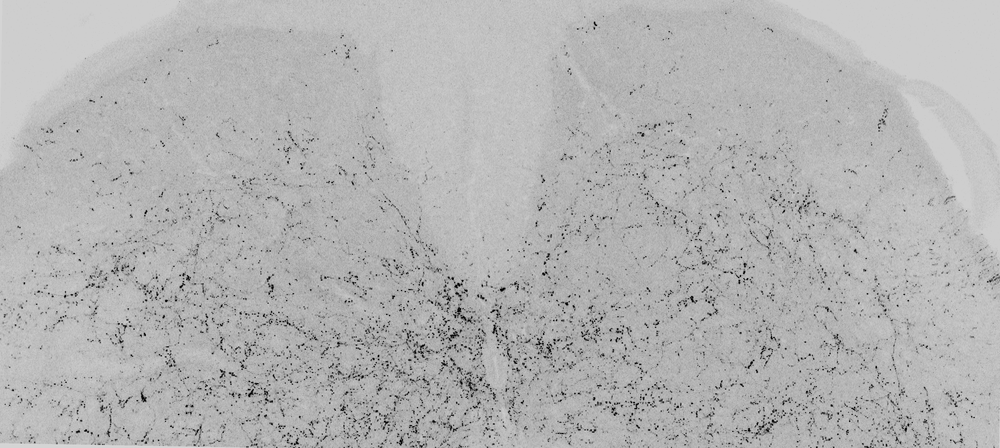
#> input picture pictures/TRAP2-Ai14 Heat GiA descending L5 10X2.png, 1000 x 448 px, shrunk from 3976 x 1780 before the run, found by its file name
$ jupyter execute --allow-errors main.ipynb
#> lines starting #> are read from the running program, lines starting #| are printed output that depends on the picture; after the words box and inside, x2 and y2 are one past the last pixel; in counts of white or black regions, pixels touching at a corner belong together
[cell 1]
import cv2

from matplotlib import pyplot as plt
from scipy.ndimage.filters import gaussian_filter
from scipy.spatial import cKDTree
import matplotlib.cm as cm
import numpy as np
import pandas as pd
import seaborn as sns
import copy


from skimage.morphology import skeletonize
from skimage import data
import matplotlib.pyplot as plt
from skimage.util import invert


file = "E:/heatmap/pictures/TRAP2-Ai14 Heat GiA descending L5 10X2.png"

[cell 2]
drawing=False # true if mouse is pressed
mode=True # if True, draw rectangle. Press 'm' to toggle to curve

# mouse callback function
def begueradj_draw(event,former_x,former_y,flags,param):
    global current_former_x,current_former_y,drawing, mode

    if event==cv2.EVENT_LBUTTONDOWN:
        drawing=True
        current_former_x,current_former_y=former_x,former_y

    elif event==cv2.EVENT_MOUSEMOVE:
        if drawing==True:
            if mode==True:
                cv2.line(im,(current_former_x,current_former_y),(former_x,former_y),(0,0,0),2)
                current_former_x = former_x
                current_former_y = former_y
                #print former_x,former_y
    elif event==cv2.EVENT_LBUTTONUP:
        drawing=False
        if mode==True:
            cv2.line(im,(current_former_x,current_former_y),(former_x,former_y),(0,0,0),2)
            current_former_x = former_x
            current_former_y = former_y
    return former_x,former_y


im = cv2.imread(file)
#> im is the input picture: shape (448, 1000, 3); min 0, max 222, mean 179.4
cache = copy.deepcopy(im)
cv2.namedWindow("TRACE DORSAL HORN", cv2.WINDOW_NORMAL)
cv2.setMouseCallback('TRACE DORSAL HORN',begueradj_draw)
while(1):
    cv2.imshow('TRACE DORSAL HORN',im)
    k=cv2.waitKey(1)&0xFF
#> (key Esc is pressed here)
    if k==27:
        im = copy.deepcopy(cache)
        cv2.imshow('TRACE DORSAL HORN',im)
    elif k==13:
        towrite = file[0:-4] + " border" + file[-4:]
        cv2.imwrite(towrite, im)
        break
    elif k==8:
        break
cv2.destroyAllWindows()

[cell 3]
#src = cv2.imread(towrite, cv2.IMREAD_GRAYSCALE)
thresh = 0
maxValue = 255
th, dst = cv2.threshold(im, thresh, maxValue, cv2.THRESH_BINARY)
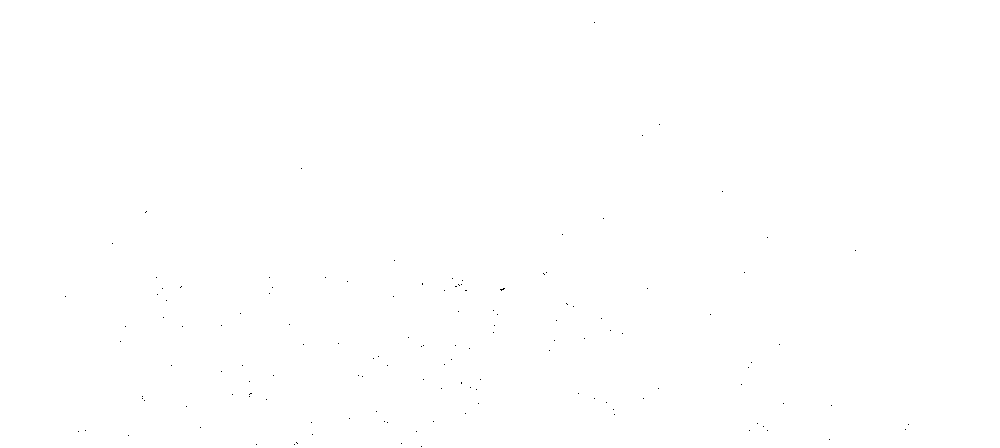
#> dst: shape (448, 1000, 3); 100% white; black in thin lines or dots, all inside (x1, y1, x2, y2) = (65, 22, 909, 447)
#> th = 0

def thresh_slide(x):
    global im, dst
    thresh = x
    th, dst = cv2.threshold(im, x, maxValue, cv2.THRESH_BINARY)
    img = np.concatenate((dst, im), axis=1)
    cv2.imshow('THRESH_WINDOW', img)


cv2.namedWindow('THRESH_WINDOW', cv2.WINDOW_NORMAL)
cv2.createTrackbar('TRACKBAR', 'THRESH_WINDOW', 0, 200, thresh_slide)

#cv2.imshow('THRESH', dst)
cv2.waitKey(0)

towrite = file[0:-4] + " thresholded" + file[-4:]
cv2.imwrite(towrite, dst)
cv2.destroyAllWindows()

[cell 4]
# img = cv2.imread(towrite)
# img = cv2.cvtColor(img, cv2.COLOR_BGR2GRAY)
dst = cv2.cvtColor(dst, cv2.COLOR_BGR2GRAY)
thresh_inv = 255-dst

contours = cv2.findContours(thresh_inv, cv2.RETR_EXTERNAL, cv2.CHAIN_APPROX_SIMPLE)
#> contours = 131 contours, all with area under 20
contours = contours[0] if len(contours) == 2 else contours[1]
big_contour = max(contours, key=cv2.contourArea)
#> big_contour = [[503, 288], [502, 289], [500, 289], [501, 290], [502, 289], [503, 289], [504, 288]]

mask = np.zeros(dst.shape, dtype=np.uint8)
cv2.drawContours(mask, [big_contour], 0, (255,255,255), cv2.FILLED)
#> mask: shape (448, 1000); 0% white in thin lines or dots, all inside (x1, y1, x2, y2) = (500, 288, 505, 291)

mask_inv = 255 - mask

# create new (white) background
bckgnd = np.full_like(dst, 255)

image_masked = cv2.bitwise_and(dst, dst, mask=mask)
#> image_masked: shape (448, 1000); every value is 0

# apply inverse mask to background
bckgnd_masked = cv2.bitwise_and(bckgnd, bckgnd, mask=mask_inv)
#> bckgnd: shape (448, 1000); every value is 255

result = cv2.add(image_masked, bckgnd_masked)

cv2.namedWindow('contours', cv2.WINDOW_NORMAL)
cv2.imshow("contours", result)

towrite = file[0:-4] + " masked" + file[-4:]
cv2.imwrite(towrite, result)
cv2.waitKey(0)
cv2.destroyAllWindows()

[cell 5]
result = cv2.imread(towrite)
result_gray = cv2.cvtColor(result, cv2.COLOR_BGR2GRAY)
contours, hier = cv2.findContours(result_gray, cv2.RETR_LIST, cv2.CHAIN_APPROX_SIMPLE)
#> contours = 2 contours, 1 with area under 20; largest, box (x1, y1, x2, y2) and area: (0, 0, 1000, 448) 446553

#erase drawn contour
#> (the rest of this cell did not finish here and is left out)

[cell 6]
def skeletonize(img):
    """ OpenCV function to return a skeletonized version of img, a Mat object"""

    #  hat tip to http://felix.abecassis.me/2011/09/opencv-morphological-skeleton/

    img = img.copy() # don't clobber original
    skel = img.copy()

    skel[:,:] = 0
    kernel = cv2.getStructuringElement(cv2.MORPH_CROSS, (3,3))

    while True:
        eroded = cv2.morphologyEx(img, cv2.MORPH_ERODE, kernel)
        temp = cv2.morphologyEx(eroded, cv2.MORPH_DILATE, kernel)
        temp  = cv2.subtract(img, temp)
        skel = cv2.bitwise_or(skel, temp)
        img[:,:] = eroded[:,:]
        if cv2.countNonZero(img) == 0:
            break
#> skel: shape (448, 1000); 0% white in thin lines or dots

    return skel

result = cv2.imread(towrite)
result_gray = cv2.cvtColor(result, cv2.COLOR_BGR2GRAY)
skel = skeletonize(result_gray)

cv2.imshow("skeleton", skel)
cv2.waitKey(0)

towrite = file[0:-4] + " skeleton" + file[-4:]
cv2.imwrite(towrite, skel)
cv2.destroyAllWindows()

[cell 7]
image = invert(result_gray)

# perform skeletonization
skeleton = skeletonize(image)

# display results
fig, axes = plt.subplots(nrows=1, ncols=2, figsize=(8, 4),
                         sharex=True, sharey=True)

ax = axes.ravel()

ax[0].imshow(image, cmap=plt.cm.gray)
ax[0].axis('off')
ax[0].set_title('original', fontsize=20)

ax[1].imshow(skeleton, cmap=plt.cm.gray)
ax[1].axis('off')
ax[1].set_title('skeleton', fontsize=20)

fig.tight_layout()
plt.rcParams['figure.dpi'] = 800
plt.show()
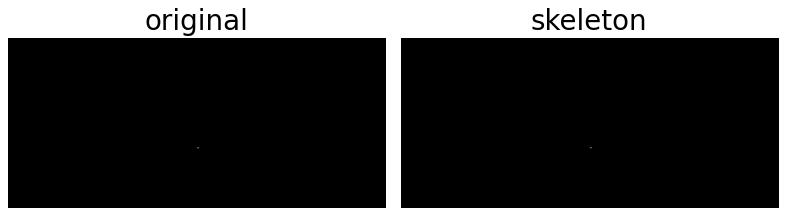
#> figure drawn by matplotlib, 2 panels

[cell 8]
# [28 lines of commented-out code are left out]

[cell 9]
# [28 lines of commented-out code are left out]

[cell 10]
# [47 lines of commented-out code are left out]

[cell 11]
x = np.where(skel == 255)[1]
#> x = [0, 501, 502, 999, 0, 502, 999]
y = np.where(skel == 255)[0]*-1
#> y = [0, 0, 0, 0, -447, -447, -447]

#> (the rest of this cell did not finish here and is left out)
